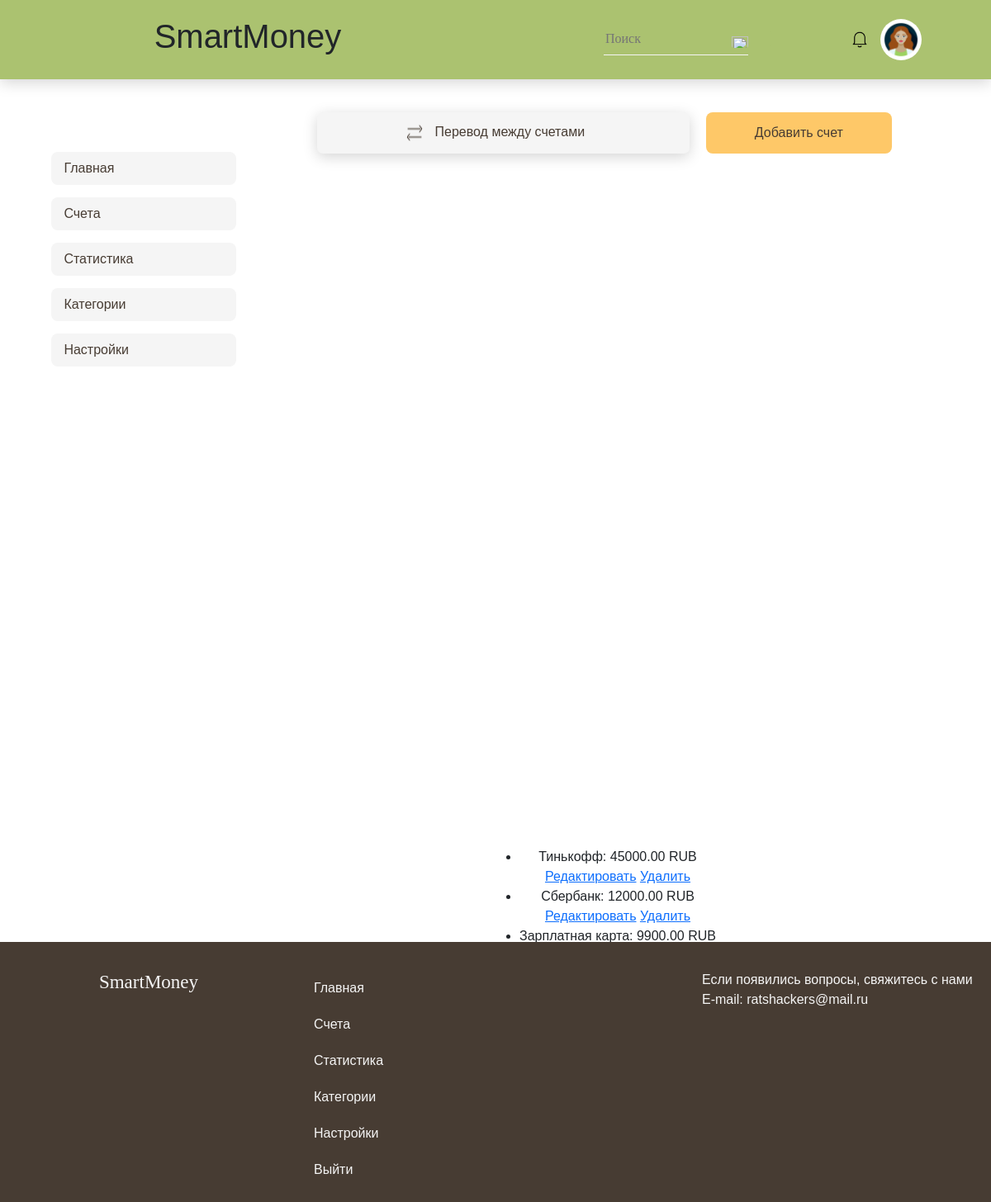
Page /users/accounts/ (signed in) on the committed database.
### users/models.py (models this page shows, shortened)
class Account(models.Model):
    user = models.ForeignKey(AUTH_USER_MODEL, on_delete=models.CASCADE)
    name = models.CharField(max_length=50)
    balance = models.DecimalField(max_digits=10, decimal_places=2, validators=[positive_number_validator])
    color = models.CharField(max_length=7, default="#000000")

### users/views.py (the view)
# urls.py: path('accounts/', account_list, name='accounts'),
@login_required
def account_list(request):
    accounts = Account.objects.filter(user=request.user)
    return render(request, 'profile/accounts/accounts.html', {'accounts': accounts})

### users/templates/users/profile/accounts/accounts.html (shortened to what this page needs)
{% extends 'users/profile/accounts/accounts_base.html' %}
{% load static %}
{% block head %}
  <link href="https://cdn.jsdelivr.net/npm/bootstrap@5.0.2/dist/css/bootstrap.min.css" rel="stylesheet"
>
  <link rel="stylesheet" href="{% static 'css/styleAccounts.css' %}">
{% endblock %}
{% block content %}
<div class="f-block">
    <div class="button-blocks">
        <a class="transfer-button" href="{% url 'transfer' %}">
          <img class="transfer-img" src="/static/images/Iconarrows-accounts.png"/>
          <div class="transfer-title">Перевод между счетами</div>
        </a>
        <a class="add-account-button" href="{% url 'create_account' %}">Добавить счет</a><br>
    </div>
    <div class="accounts-block">
    </div>
    <ul>
    {% for account in accounts %}
      <li>{{ account.name }}: {{ account.balance }} RUB</li>
        <a href="{% url 'edit_account' account.id %}">Редактировать</a>
        <a href="{% url 'delete_account' account.id %}">Удалить</a>
    {% endfor %}
    </ul>
</div>
{% endblock %}

### users/static/css/styleAccounts.css (style rules this page uses)
* { box-sizing: border-box; }
body { margin: 0; font-family: Arial, sans-serif; }
.f-block { display: flex; flex-direction: row; flex-wrap: wrap; width: 70%; height: 815px; margin: 15px; justify-content: center; text-align: center; }
.button-blocks { display: flex; flex-direction: row; flex-wrap: wrap; width: 100%; height: 70px; border-radius: 8px; margin: 15px; justify-content: center; align-items: center; }
.transfer-button { height: 50px; width: 60%; margin: 10px; display: block; padding: 12px 30px; border: 0; background: #F5F5F5; box-shadow: 0px 4px 17px rgba(0, 0, 0, 0.17); border-radius: 7px; text-decoration: none; list-style-type: none; }
.add-account-button { height: 50px; width: 30%; border-radius: 8px; margin: 10px; justify-content: center; background: #FEC868; display: flex; flex-direction: row; flex-wrap: nowrap; align-items: center; text-decoration: none; list-style-type: none; color: #473C33; }
.transfer-img { height: 20px; width: 20px; display: inline-flex; text-decoration: none; list-style-type: none; margin: 0 5px; align-items: center; }
.transfer-title { height: 20px; width: 200px; display: inline-flex; text-decoration: none; list-style-type: none; margin: 0 5px; align-items: center; text-align: center; color: #473C33; }
.accounts-block { width: 87.5%; height: 100%; display: flex; justify-content: center; text-align: center; padding: 15px; background: #FFFFFF; }

### rows in the picture
Account: name "Тинькофф", balance "45000.00"
Account: name "Сбербанк", balance "12000.00"
Account: name "Зарплатная карта", balance "9900.00"
